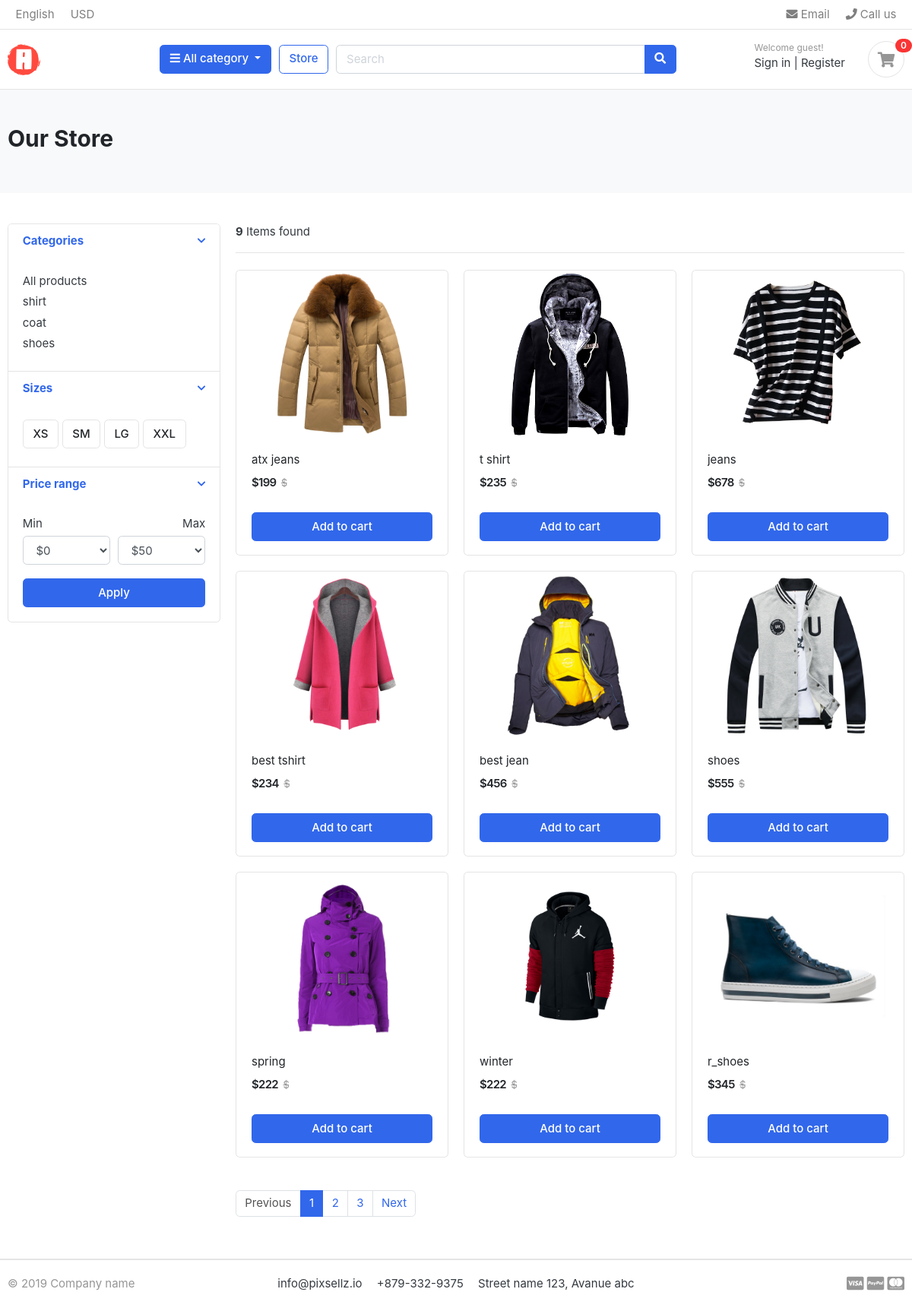
/store/, run on the app's committed database.
### category/models.py (models this page shows, shortened)
class category(models.Model):
    category_name = models.CharField(max_length=50, unique=True)
    slug = models.SlugField(max_length=100, unique=True)
    description = models.TextField(max_length=255, blank=True)
    cat_image = models.ImageField(upload_to='photos/category', blank=True)
    class Meta :
        verbose_name = "category"
        verbose_name_plural = "categories"
    def get_url(self):
        return reverse('products_by_category', args=[self.slug])

### store/models.py (models this page shows, shortened)
class product(models.Model):
    product_name = models.CharField(max_length=50,unique=True)
    slug         = models.SlugField(max_length=200, unique=True)
    description  = models.TextField(max_length=255,blank=True)
    price        = models.IntegerField()
    images       = models.ImageField(upload_to='photos/products')
    stock        = models.IntegerField()
    is_available = models.BooleanField(default=True)
    category     =models.ForeignKey(category, on_delete=models.CASCADE)
    created_date = models.DateTimeField(auto_now_add=True)
    modified_date= models.DateTimeField(auto_now=True)
    def get_url(self):
        return reverse ("product_detail", args=[self.category.slug , self.slug])

### store/views.py (the view)
# urls.py: path('store/', include("store.urls")),
def store(request,category_slug=None):
        categories = None
        products = None
        if category_slug != None :
                 categories = get_object_or_404(category,slug=category_slug)
                 products = product.objects.all().filter(category=categories,is_available=True)
                 products_count = products.count()
        else:
              products = product.objects.all().filter(is_available=True)
              products_count = products.count()
        context = {
        "products" :products ,
        "products_count" : products_count,
        "re": request,
        "ca" : categories
      }
        return render(request,'store/store.html',context)

### category/context_processors.py (called while the page is built)
def menu_links(request):
    links =category.objects.all()
    return dict(links=links)

### templates/store/store.html (shortened to what this page needs)
{% extends 'base.html' %}
{% load static %}
{% block content %}
<section class="section-pagetop bg">
    <div class="container">
        <h2 class="title-page">Our Store</h2>
    </div>
    </section>
    <section class="section-content padding-y">
    <div class="container">
    <div class="row">
        <aside class="col-md-3">
    <div class="card">
        <article class="filter-group">
            <header class="card-header">
                <a href="#" data-toggle="collapse" data-target="#collapse_1" aria-expanded="true" class="">
                    <i class="icon-control fa fa-chevron-down"></i>
                    <h6 class="title">Categories</h6>
                </a>
            </header>
            <div class="filter-content collapse show" id="collapse_1" style="">
                <div class="card-body">
                    <ul class="list-menu">
                        <li><a href="{% url 'store' %}">All products  </a></li>
                    {% for category in links %}
                    <li><a href="{{ category.get_url }}">{{ category.category_name}}  </a></li>
                    {% endfor %}
                    </ul>
                </div>
            </div>
        </article>
        <article class="filter-group">
            <header class="card-header">
                <a href="#" data-toggle="collapse" data-target="#collapse_4" aria-expanded="true" class="">
                    <i class="icon-control fa fa-chevron-down"></i>
                    <h6 class="title">Sizes </h6>
                </a>
            </header>
            <div class="filter-content collapse show" id="collapse_4" style="">
                <div class="card-body">
                  <label class="checkbox-btn">
                    <span class="btn btn-light"> XS </span>
                  </label>
                  <label class="checkbox-btn">
                    <span class="btn btn-light"> SM </span>
                  </label>
                  <label class="checkbox-btn">
                    <span class="btn btn-light"> LG </span>
                  </label>
                  <label class="checkbox-btn">
                    <span class="btn btn-light"> XXL </span>
                  </label>
            </div>
            </div>
        </article>
        <article class="filter-group">
            <header class="card-header">
                <a href="#" data-toggle="collapse" data-target="#collapse_3" aria-expanded="true" class="">
                    <i class="icon-control fa fa-chevron-down"></i>
                    <h6 class="title">Price range </h6>
                </a>
            </header>
            <div class="filter-content collapse show" id="collapse_3" style="">
                <div class="card-body">
                    <div class="form-row">
                    <div class="form-group col-md-6">
                      <label>Min</label>
                          <select class="mr-2 form-control">
                            <option value="0">$0</option>
                        </select>
                    </div>
                    <div class="form-group text-right col-md-6">
                      <label>Max</label>
                          <select class="mr-2 form-control">
                            <option value="50">$50</option>
                        </select>
                    </div>
                    </div>
                    <button class="btn btn-block btn-primary">Apply</button>
                </div>
            </div>
        </article>
    </div>
        </aside>
        <main class="col-md-9">
    <header class="border-bottom mb-4 pb-3">
            <div class="form-inline">
                <span class="mr-md-auto"> <b>{{ products_count }}</b> Items found </span>
            </div>
    </header>
    <div class="row">
        {% for product in products%}
        <div class="col-md-4">
            <figure class="card card-product-grid">
                <div class="img-wrap">
                    <a href="{{ product.get_url }}"><img src="{{ product.images.url }}"></a>
                </div>
                <figcaption class="info-wrap">
                    <div class="fix-height">
                        <a href="{{ product.get_url }}" class="title">{{ product.product_name }}</a>
                        <div class="price-wrap mt-2">
                            <span class="price">${{ product.price }}</span>
                            <del class="price-old">${{ product.stoke }}</del>
                        </div>
                    </div>
                    <a href="#" class="btn btn-block btn-primary">Add to cart </a>
                </figcaption>
            </figure>
        </div>
        {% endfor %}
    </div>
    <nav class="mt-4" aria-label="Page navigation sample">
      <ul class="pagination">
        <li class="page-item disabled"><a class="page-link" href="#">Previous</a></li>
        <li class="page-item active"><a class="page-link" href="#">1</a></li>
        <li class="page-item"><a class="page-link" href="#">2</a></li>
        <li class="page-item"><a class="page-link" href="#">3</a></li>
        <li class="page-item"><a class="page-link" href="#">Next</a></li>
      </ul>
    </nav>
        </main>
    </div>
    </div>
    </section>
{% endblock %}

### static/css/ui.css (style rules this page uses)
html { font-family: "Inter", sans-serif; font-size: 15px; }
.img-wrap { text-align: center; display: block; }
.img-wrap img { max-width: 100%; }
.price-wrap { letter-spacing: -0.7px; }
.padding-y { padding-top: 40px; padding-bottom: 40px; }
figure { margin-bottom: 0; }
article:after, .form-group:after { display: block; clear: both; content: ""; }
.bg { background-color: #f8f9fa; }
.title-page { color: #212529; }
.btn-light { background-color: #fff; border-color: #e4e4e4; }
[class*=list-] li:after { visibility: hidden; display: block; content: ""; overflow: hidden; height: 0; clear: both; }
.list-menu { list-style: none; margin: 0; padding-left: 0; }
.list-menu li { margin-bottom: 5px; }
.list-menu a { color: #343a40; }
[class*=card-product] a.title { color: #212529; display: block; }
[class*=card-product] .img-wrap { overflow: hidden; position: relative; }
[class*=card-product] .img-wrap img { height: 100%; max-width: 100%; width: auto; display: inline-block; -o-object-fit: cover; object-fit: cover; }
.card-product-grid { margin-bottom: 20px; }
.card-product-grid .img-wrap { border-radius: 0.2rem 0.2rem 0 0; height: 220px; }
.card-product-grid .info-wrap { overflow: hidden; padding: 18px 20px; }
.card-product-grid .fix-height { height: 80px; overflow: hidden; }
.card .img-wrap { overflow: hidden; }
.price { font-weight: 600; color: #212529; }
.price-old { color: #969696; margin-left: 3px; font-size: 85%; }
.icon-control { margin-top: 5px; float: right; font-size: 80%; }
.card-header .title { margin-bottom: 0; line-height: 1.5; }
.filter-group { border-bottom: 1px solid #e4e4e4; }
.filter-group .card-header { border-bottom: 0; }
.filter-group:last-child { border-bottom: 0; }
.checkbox-btn { position: relative; }
.section-pagetop { padding: 45px 0; }

### data on the page
category: category_name "shirt"
category: category_name "coat"
category: category_name "shoes"
product: images (picture), product_name "atx jeans", price "199"
product: images (picture), product_name "t shirt", price "235"
product: images (picture), product_name "jeans", price "678"
product: images (picture), product_name "best tshirt", price "234"
product: images (picture), product_name "best jean", price "456"
product: images (picture), product_name "shoes", price "555"
product: images (picture), product_name "spring", price "222"
product: images (picture), product_name "winter", price "222"
product: images (picture), product_name "r_shoes", price "345"

### other printed values
{{ products_count }} "9"
